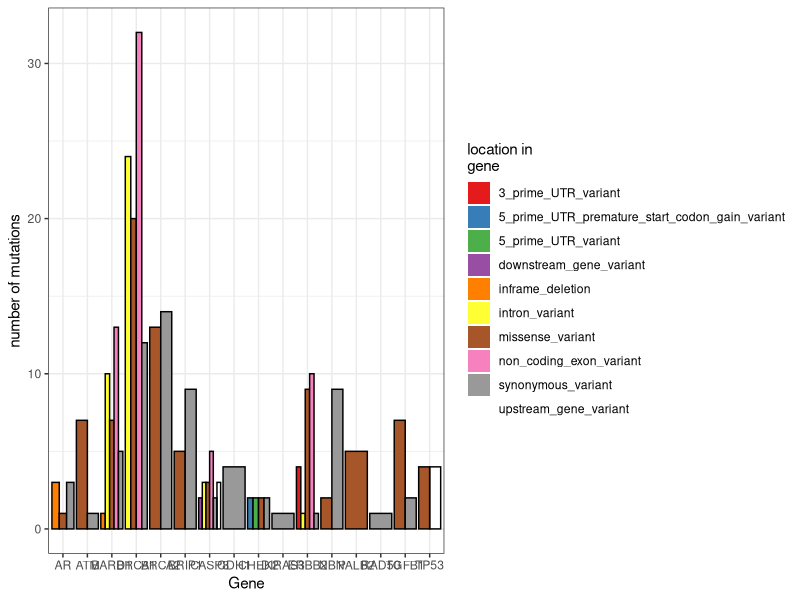
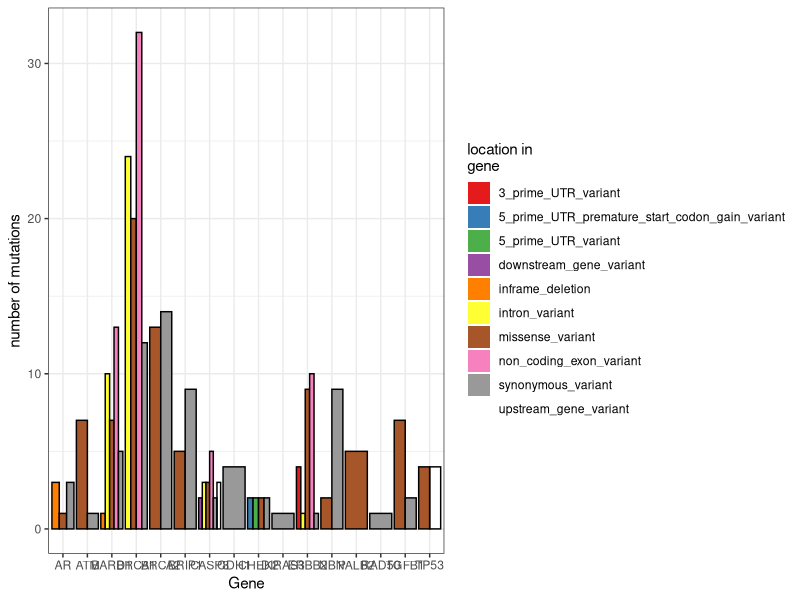

Generate these figures, in order, with R: (Note: this script raises an error after producing the figures.)
# plotting mutation types from target breast cancer genes

library(dplyr)
library(tidyr)
library(ggplot2)

# import data
dat <- read.delim("data/combVariants.tsv", row.names=NULL)

# plot by gene and type of mutation
ggplot(dat, aes(Gene, fill=where_in_gene)) + geom_bar(position="dodge") + geom_bar(position="dodge", colour="black", show.legend=FALSE) + scale_fill_brewer(palette="Set1", name="location in\ngene") + ylab("number of mutations") + theme_bw()
ggsave(file="figures/mutations.pdf")

# plot by synonymous/nonsynonymous
CDS <- dat %>%
  select(gene, where_in_gene, annot_cancer) %>%
  filter(where_in_gene == "CDS")
CDS$annot_cancer <- gsub(".*->.*", "nonsynonymous", CDS$annot_cancer)

ggplot(CDS, aes(gene, fill=annot_cancer)) + geom_bar(position="dodge") + geom_bar(position="dodge", colour="black", show.legend=FALSE) + scale_fill_brewer(palette="Set1", name="") + ylab("number of mutations") + theme_bw()
ggsave(file="figures/synnonsyn.pdf")